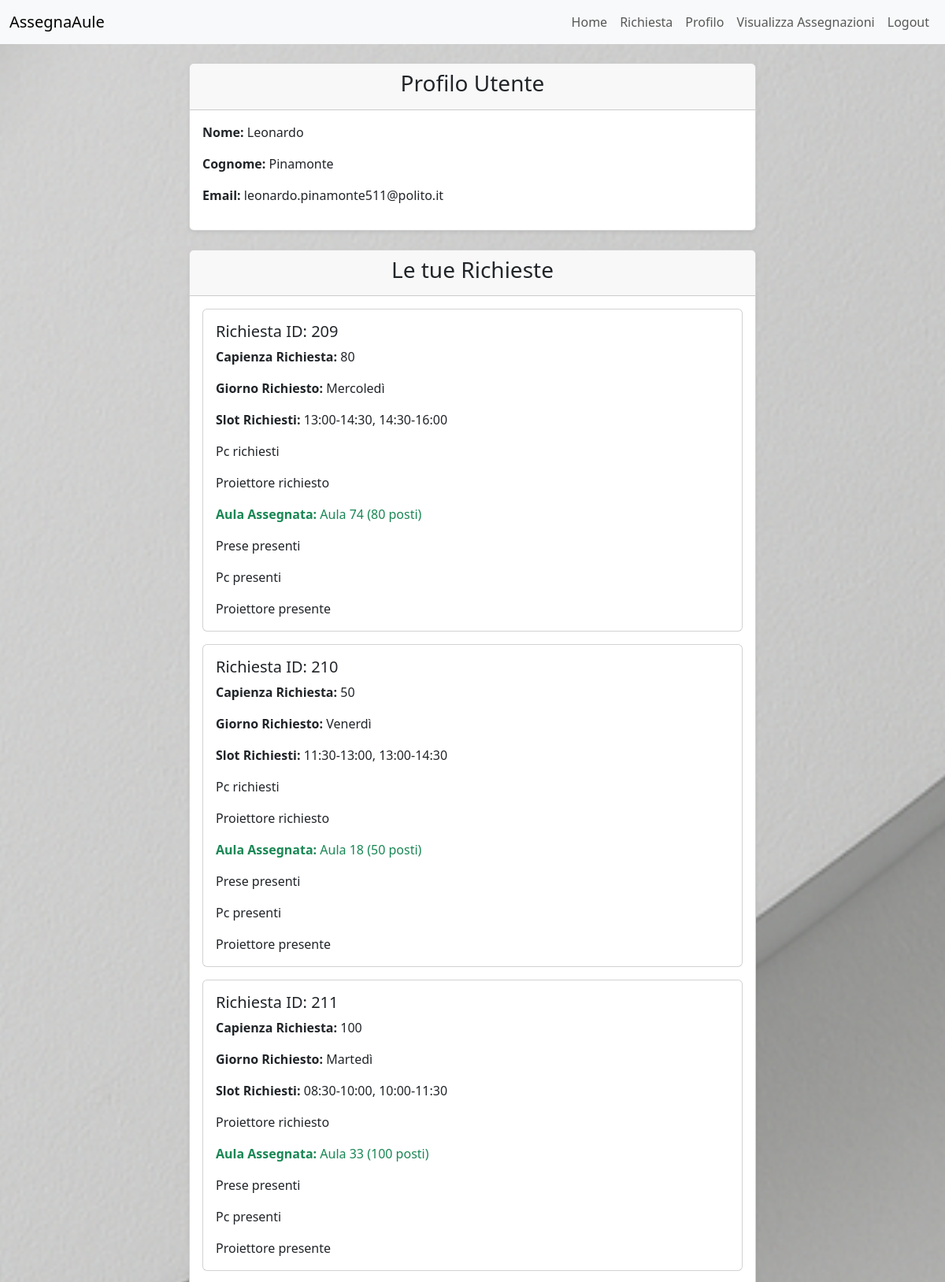
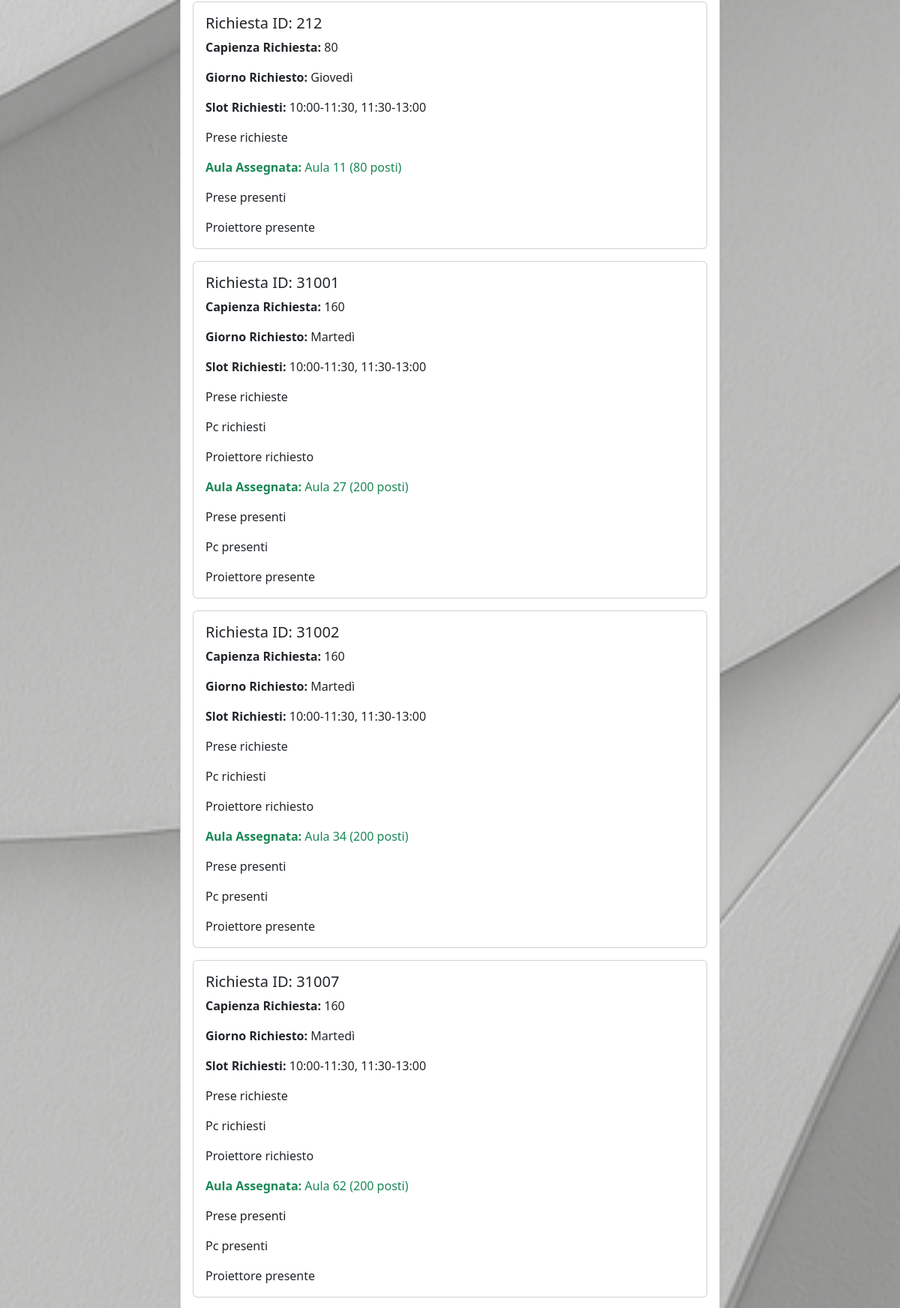
The app's page /myaccount (signed in, upper part) with its own data (2 pictures, top to bottom).
### tables this page shows
CREATE TABLE "user" (
	"id"	INTEGER,
	"nome"	TEXT NOT NULL,
	"cognome"	TEXT NOT NULL,
	"email"	TEXT NOT NULL UNIQUE,
	"password"	TEXT NOT NULL,
	PRIMARY KEY("id" AUTOINCREMENT)
);

CREATE TABLE richiesta (
    id INTEGER PRIMARY KEY AUTOINCREMENT,
    idProf INTEGER NOT NULL,
    capienza INTEGER NOT NULL,
    slots TEXT NOT NULL,
    giorno TEXT NOT NULL,
    prese INTEGER NOT NULL DEFAULT 0,
    pc INTEGER NOT NULL DEFAULT 0,
    proiettore INTEGER NOT NULL DEFAULT 0,
    FOREIGN KEY (idProf) REFERENCES "user"(id)
);

### app.py (the view)
@app.route('/myaccount')
@login_required
def myaccount():
    if current_user.id != 0:
        mie_richieste = richieste_dao.get_richieste_by_idProf(current_user.id)
        assegnazioni = assegnazione_dao.get_assegnazioni()
        richieste_con_dettagli = []
        for richiesta in mie_richieste:
            slot_ids = [int(s) for s in richiesta['slots'].split(',')]
            descrizione_slots = slot_dao.get_descrizione_slot_by_ids(slot_ids)
            aula_assegnata = next((a for a in assegnazioni if a['id_richiesta'] == richiesta['id']), None)
            aula_info = None
            if aula_assegnata:
                aula_info = aule_dao.get_aula_by_id(aula_assegnata['id_aula'])
            richieste_con_dettagli.append({
                'id': richiesta['id'],
                'capienza': richiesta['capienza'],
                'giorno': richiesta['giorno'],
                'slots': descrizione_slots,
                'prese': richiesta['prese'],
                'pc': richiesta['pc'],
                'proiettore': richiesta['proiettore'],
                'aula': aula_info['id'] if aula_info else None,
                'capienza_aula': aula_info['capienza'] if aula_info else None,
                'prese_aula': aula_info['prese'] if aula_info else None,
                'pc_aula': aula_info['pc'] if aula_info else None,
                'proiettore_aula': aula_info['proiettore'] if aula_info else None,
                })
        return render_template('myaccount.html', richieste=richieste_con_dettagli)
    else:
        flash("Accesso non consentito per l'amministratore.", "danger")
        return redirect(url_for('home'))

### app.py (called while the page is built)
@login_manager.user_loader
def load_user(user_id):
    db_user = users_dao.get_user_by_id(user_id)
    if db_user is not None:
        user = User(id=db_user['id'],  nome=db_user['nome'], cognome=db_user['cognome'], email=db_user['email'],	password=db_user['password'] )
    else:
        user = None
    return user

### assegnazione_dao.py (called while the page is built)
def get_assegnazioni():
    conn = sqlite3.connect('db/assegnaAule.db')
    conn.row_factory = sqlite3.Row
    cursor = conn.cursor()
    sql = 'SELECT * FROM assegnazione'
    cursor.execute(sql)
    assegnazioni = cursor.fetchall()
    cursor.close()
    conn.close()
    return assegnazioni

### aule_dao.py (called while the page is built)
def get_aula_by_id(id):
    conn = sqlite3.connect('db/assegnaAule.db')
    conn.row_factory = sqlite3.Row
    cursor = conn.cursor()
    sql = 'SELECT * FROM aula WHERE id = ? '
    cursor.execute(sql, (id,))
    aula = cursor.fetchone()
    cursor.close()
    conn.close()
    return aula

### richieste_dao.py (called while the page is built)
def get_richieste_by_idProf(idProf):
    conn = sqlite3.connect('db/assegnaAule.db')
    conn.row_factory = sqlite3.Row
    cursor = conn.cursor()
    sql = 'SELECT * FROM richiesta WHERE idProf = ?'
    cursor.execute(sql, (idProf,))
    richieste = cursor.fetchall()
    cursor.close()
    conn.close()
    return richieste

### slot_dao.py (called while the page is built)
def get_slot_by_id(slot_id):
    conn = sqlite3.connect('db/assegnaAule.db')
    conn.row_factory = sqlite3.Row
    cursor = conn.cursor()
    sql = 'SELECT * FROM slot WHERE id = ?'
    cursor.execute(sql, (slot_id,))
    slot = cursor.fetchone()
    cursor.close()
    conn.close()
    return slot

def get_descrizione_slot_by_ids(slot_ids):
    descrizioni = []
    for slot_id in slot_ids:
        slot = get_slot_by_id(slot_id)
        if slot:
            ora_inizio = slot['ora_inizio']
            ora_fine = slot['ora_fine']
            descrizioni.append(f" {ora_inizio}-{ora_fine}")
    return ", ".join(descrizioni)

### users_dao.py (called while the page is built)
def get_user_by_id(id):
    conn = sqlite3.connect('db/assegnaAule.db')
    conn.row_factory = sqlite3.Row
    cursor = conn.cursor()
    sql = 'SELECT * FROM user WHERE id = ?'
    cursor.execute(sql, (id,))
    user = cursor.fetchone()
    cursor.close()
    conn.close()
    return user

### templates/myAccount.html (shortened to what this page needs)
{% extends "base.html" %}
{% block content %}
<div class="container">
    <div class="row justify-content-center">
        <div class="col-md-8">
            <div class="card shadow-sm mb-4">
                <div class="card-header text-center">
                    <h3>Profilo Utente</h3>
                </div>
                <div class="card-body">
                    <p><strong>Nome:</strong> {{ current_user.nome }}</p>
                    <p><strong>Cognome:</strong> {{ current_user.cognome }}</p>
                    <p><strong>Email:</strong> {{ current_user.email }}</p>
                </div>
            </div>
            <div class="card shadow-sm">
                <div class="card-header text-center">
                    <h3>Le tue Richieste</h3>
                </div>
                <div class="card-body">
                    {% if richieste and richieste|length > 0 %}
                       {% for richiesta in richieste %}
                        <div class="card mb-3">
                            <div class="card-body">
                                <h5 class="card-title">Richiesta ID: {{ richiesta.id }}</h5>
                                <p class="card-text"><strong>Capienza Richiesta:</strong> {{ richiesta.capienza }}</p>
                                <p class="card-text"><strong>Giorno Richiesto:</strong> {{ richiesta.giorno }}</p>
                                <p class="card-text"><strong>Slot Richiesti:</strong> {{ richiesta.slots }}</p>
                                {%if richiesta.prese == 1%}
                                <p class="card-text">Prese richieste</p>
                                {% endif %}
                                {%if richiesta.pc == 1%}
                                <p class="card-text">Pc richiesti</p>
                                {% endif %}
                                {%if richiesta.proiettore == 1%}
                                <p class="card-text">Proiettore richiesto</p>
                                {% endif %}
                                {% if richiesta.aula %}
                                    <p class="card-text text-success"><strong>Aula Assegnata:</strong> Aula {{ richiesta.aula }} ({{ richiesta.capienza_aula }} posti)</p>
                                    {%if richiesta.prese_aula == 1%}
                                    <p class="card-text">Prese presenti</p>
                                    {% endif %}
                                    {%if richiesta.pc_aula == 1%}
                                    <p class="card-text">Pc presenti</p>
                                    {% endif %}
                                    {%if richiesta.proiettore_aula == 1%}
                                    <p class="card-text">Proiettore presente</p>
                                    {% endif %}
                                {% else %}
                                    <p class="card-text text-danger"><strong>Aula Assegnata:</strong> Non ancora assegnata</p>
                                {% endif %}
                            </div>
                        </div>
                        {% endfor %}
                    {% else %}
                        <p class="text-center">Non hai ancora effettuato richieste.</p>
                    {% endif %}
                </div>
            </div>
        </div>
    </div>
</div>
{% endblock %}

### static/css/style.css (style rules this page uses)
body { background-image: url("../sfondo.png"); background-size: cover; background-repeat: no-repeat; background-attachment: fixed; background-position: center; }
html, body { height: 100%; margin: 0; padding: 0; }

### records on screen
user: nome "Leonardo", cognome "Pinamonte", email "leonardo.pinamonte511@polito.it"
richiesta: id "209", capienza "80", giorno "Mercoledì", slots "13:00-14:30, 14:30-16:00", pc "Pc richiesti", proiettore "Proiettore richiesto", aula "74", capienza_aula "80", shows "Pc presenti"
richiesta: id "210", capienza "50", giorno "Venerdì", slots "11:30-13:00, 13:00-14:30", pc "Pc richiesti", proiettore "Proiettore richiesto", aula "18", capienza_aula "50", shows "Pc presenti"
richiesta: id "211", capienza "100", giorno "Martedì", slots "08:30-10:00, 10:00-11:30", proiettore "Proiettore richiesto", aula "33", capienza_aula "100", shows "Pc presenti"
richiesta: id "212", capienza "80", giorno "Giovedì", slots "10:00-11:30, 11:30-13:00", prese "Prese richieste", aula "11", capienza_aula "80"
richiesta: id "31001", capienza "160", giorno "Martedì", slots "10:00-11:30, 11:30-13:00", prese "Prese richieste", pc "Pc richiesti", proiettore "Proiettore richiesto", aula "27", capienza_aula "200", shows "Pc presenti"
richiesta: id "31002", capienza "160", giorno "Martedì", slots "10:00-11:30, 11:30-13:00", prese "Prese richieste", pc "Pc richiesti", proiettore "Proiettore richiesto", aula "34", capienza_aula "200", shows "Pc presenti"
richiesta: id "31007", capienza "160", giorno "Martedì", slots "10:00-11:30, 11:30-13:00", prese "Prese richieste", pc "Pc richiesti", proiettore "Proiettore richiesto", aula "62", capienza_aula "200", shows "Pc presenti"
